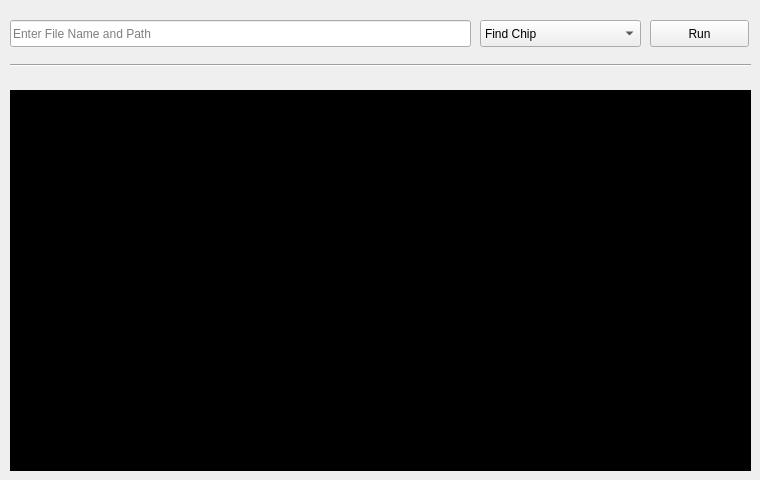
    <widget class="QWidget" name="tab_I2c">
     <attribute name="title">
      <string>       I2C      </string>
     </attribute>
     <widget class="QTextEdit" name="textEdit_I2cConsole">
      <property name="geometry">
       <rect>
        <x>10</x>
        <y>90</y>
        <width>741</width>
        <height>381</height>
       </rect>
      </property>
      <property name="palette">
       <palette>
        <active>
         <colorrole role="WindowText">
          <brush brushstyle="SolidPattern">
           <color alpha="255">
            <red>255</red>
            <green>255</green>
            <blue>255</blue>
           </color>
          </brush>
         </colorrole>
         <colorrole role="Button">
          <brush brushstyle="SolidPattern">
           <color alpha="255">
            <red>0</red>
            <green>0</green>
            <blue>0</blue>
           </color>
          </brush>
         </colorrole>
         <colorrole role="Light">
          <brush brushstyle="SolidPattern">
           <color alpha="255">
            <red>0</red>
            <green>0</green>
            <blue>0</blue>
           </color>
          </brush>
         </colorrole>
         <colorrole role="Midlight">
          <brush brushstyle="SolidPattern">
           <color alpha="255">
            <red>0</red>
            <green>0</green>
            <blue>0</blue>
           </color>
          </brush>
         </colorrole>
         <colorrole role="Dark">
          <brush brushstyle="SolidPattern">
           <color alpha="255">
            <red>0</red>
            <green>0</green>
            <blue>0</blue>
           </color>
          </brush>
         </colorrole>
         <colorrole role="Mid">
          <brush brushstyle="SolidPattern">
           <color alpha="255">
            <red>0</red>
            <green>0</green>
            <blue>0</blue>
           </color>
          </brush>
         </colorrole>
         <colorrole role="Text">
          <brush brushstyle="SolidPattern">
           <color alpha="255">
            <red>255</red>
            <green>255</green>
            <blue>255</blue>
           </color>
          </brush>
         </colorrole>
         <colorrole role="BrightText">
          <brush brushstyle="SolidPattern">
           <color alpha="255">
            <red>255</red>
            <green>255</green>
            <blue>255</blue>
           </color>
          </brush>
         </colorrole>
         <colorrole role="ButtonText">
          <brush brushstyle="SolidPattern">
           <color alpha="255">
            <red>255</red>
            <green>255</green>
            <blue>255</blue>
           </color>
          </brush>
         </colorrole>
         <colorrole role="Base">
          <brush brushstyle="SolidPattern">
           <color alpha="255">
            <red>0</red>
            <green>0</green>
            <blue>0</blue>
           </color>
          </brush>
         </colorrole>
         <colorrole role="Window">
          <brush brushstyle="SolidPattern">
           <color alpha="255">
            <red>0</red>
            <green>0</green>
            <blue>0</blue>
           </color>
          </brush>
         </colorrole>
         <colorrole role="Shadow">
          <brush brushstyle="SolidPattern">
           <color alpha="255">
            <red>0</red>
            <green>0</green>
            <blue>0</blue>
           </color>
          </brush>
         </colorrole>
         <colorrole role="AlternateBase">
          <brush brushstyle="SolidPattern">
           <color alpha="255">
            <red>0</red>
            <green>0</green>
            <blue>0</blue>
           </color>
          </brush>
         </colorrole>
         <colorrole role="ToolTipBase">
          <brush brushstyle="SolidPattern">
           <color alpha="255">
            <red>255</red>
            <green>255</green>
            <blue>220</blue>
           </color>
          </brush>
         </colorrole>
         <colorrole role="ToolTipText">
          <brush brushstyle="SolidPattern">
           <color alpha="255">
            <red>0</red>
            <green>0</green>
            <blue>0</blue>
           </color>
          </brush>
         </colorrole>
        </active>
        <inactive>
         <colorrole role="WindowText">
          <brush brushstyle="SolidPattern">
           <color alpha="255">
            <red>255</red>
            <green>255</green>
            <blue>255</blue>
           </color>
          </brush>
         </colorrole>
         <colorrole role="Button">
          <brush brushstyle="SolidPattern">
           <color alpha="255">
            <red>0</red>
            <green>0</green>
            <blue>0</blue>
           </color>
          </brush>
         </colorrole>
         <colorrole role="Light">
          <brush brushstyle="SolidPattern">
           <color alpha="255">
            <red>0</red>
            <green>0</green>
            <blue>0</blue>
           </color>
          </brush>
         </colorrole>
         <colorrole role="Midlight">
          <brush brushstyle="SolidPattern">
           <color alpha="255">
            <red>0</red>
            <green>0</green>
            <blue>0</blue>
           </color>
          </brush>
         </colorrole>
         <colorrole role="Dark">
          <brush brushstyle="SolidPattern">
           <color alpha="255">
            <red>0</red>
            <green>0</green>
            <blue>0</blue>
           </color>
          </brush>
         </colorrole>
         <colorrole role="Mid">
          <brush brushstyle="SolidPattern">
           <color alpha="255">
            <red>0</red>
            <green>0</green>
            <blue>0</blue>
           </color>
          </brush>
         </colorrole>
         <colorrole role="Text">
          <brush brushstyle="SolidPattern">
           <color alpha="255">
            <red>255</red>
            <green>255</green>
            <blue>255</blue>
           </color>
          </brush>
         </colorrole>
         <colorrole role="BrightText">
          <brush brushstyle="SolidPattern">
           <color alpha="255">
            <red>255</red>
            <green>255</green>
            <blue>255</blue>
           </color>
          </brush>
         </colorrole>
         <colorrole role="ButtonText">
          <brush brushstyle="SolidPattern">
           <color alpha="255">
            <red>255</red>
            <green>255</green>
            <blue>255</blue>
           </color>
          </brush>
         </colorrole>
         <colorrole role="Base">
          <brush brushstyle="SolidPattern">
           <color alpha="255">
            <red>0</red>
            <green>0</green>
            <blue>0</blue>
           </color>
          </brush>
         </colorrole>
         <colorrole role="Window">
          <brush brushstyle="SolidPattern">
           <color alpha="255">
            <red>0</red>
            <green>0</green>
            <blue>0</blue>
           </color>
          </brush>
         </colorrole>
         <colorrole role="Shadow">
          <brush brushstyle="SolidPattern">
           <color alpha="255">
            <red>0</red>
            <green>0</green>
            <blue>0</blue>
           </color>
          </brush>
         </colorrole>
         <colorrole role="AlternateBase">
          <brush brushstyle="SolidPattern">
           <color alpha="255">
            <red>0</red>
            <green>0</green>
            <blue>0</blue>
           </color>
          </brush>
         </colorrole>
         <colorrole role="ToolTipBase">
          <brush brushstyle="SolidPattern">
           <color alpha="255">
            <red>255</red>
            <green>255</green>
            <blue>220</blue>
           </color>
          </brush>
         </colorrole>
         <colorrole role="ToolTipText">
          <brush brushstyle="SolidPattern">
           <color alpha="255">
            <red>0</red>
            <green>0</green>
            <blue>0</blue>
           </color>
          </brush>
         </colorrole>
        </inactive>
        <disabled>
         <colorrole role="WindowText">
          <brush brushstyle="SolidPattern">
           <color alpha="255">
            <red>0</red>
            <green>0</green>
            <blue>0</blue>
           </color>
          </brush>
         </colorrole>
         <colorrole role="Button">
          <brush brushstyle="SolidPattern">
           <color alpha="255">
            <red>0</red>
            <green>0</green>
            <blue>0</blue>
           </color>
          </brush>
         </colorrole>
         <colorrole role="Light">
          <brush brushstyle="SolidPattern">
           <color alpha="255">
            <red>0</red>
            <green>0</green>
            <blue>0</blue>
           </color>
          </brush>
         </colorrole>
         <colorrole role="Midlight">
          <brush brushstyle="SolidPattern">
           <color alpha="255">
            <red>0</red>
            <green>0</green>
            <blue>0</blue>
           </color>
          </brush>
         </colorrole>
         <colorrole role="Dark">
          <brush brushstyle="SolidPattern">
           <color alpha="255">
            <red>0</red>
            <green>0</green>
            <blue>0</blue>
           </color>
          </brush>
         </colorrole>
         <colorrole role="Mid">
          <brush brushstyle="SolidPattern">
           <color alpha="255">
            <red>0</red>
            <green>0</green>
            <blue>0</blue>
           </color>
          </brush>
         </colorrole>
         <colorrole role="Text">
          <brush brushstyle="SolidPattern">
           <color alpha="255">
            <red>0</red>
            <green>0</green>
            <blue>0</blue>
           </color>
          </brush>
         </colorrole>
         <colorrole role="BrightText">
          <brush brushstyle="SolidPattern">
           <color alpha="255">
            <red>255</red>
            <green>255</green>
            <blue>255</blue>
           </color>
          </brush>
         </colorrole>
         <colorrole role="ButtonText">
          <brush brushstyle="SolidPattern">
           <color alpha="255">
            <red>0</red>
            <green>0</green>
            <blue>0</blue>
           </color>
          </brush>
         </colorrole>
         <colorrole role="Base">
          <brush brushstyle="SolidPattern">
           <color alpha="255">
            <red>0</red>
            <green>0</green>
            <blue>0</blue>
           </color>
          </brush>
         </colorrole>
         <colorrole role="Window">
          <brush brushstyle="SolidPattern">
           <color alpha="255">
            <red>0</red>
            <green>0</green>
            <blue>0</blue>
           </color>
          </brush>
         </colorrole>
         <colorrole role="Shadow">
          <brush brushstyle="SolidPattern">
           <color alpha="255">
            <red>0</red>
            <green>0</green>
            <blue>0</blue>
           </color>
          </brush>
         </colorrole>
         <colorrole role="AlternateBase">
          <brush brushstyle="SolidPattern">
           <color alpha="255">
            <red>0</red>
            <green>0</green>
            <blue>0</blue>
           </color>
          </brush>
         </colorrole>
         <colorrole role="ToolTipBase">
          <brush brushstyle="SolidPattern">
           <color alpha="255">
            <red>255</red>
            <green>255</green>
            <blue>220</blue>
           </color>
          </brush>
         </colorrole>
         <colorrole role="ToolTipText">
          <brush brushstyle="SolidPattern">
           <color alpha="255">
            <red>0</red>
            <green>0</green>
            <blue>0</blue>
           </color>
          </brush>
         </colorrole>
        </disabled>
       </palette>
      </property>
      <property name="readOnly">
       <bool>true</bool>
      </property>
     </widget>
     <widget class="Line" name="line_4">
      <property name="geometry">
       <rect>
        <x>10</x>
        <y>55</y>
        <width>741</width>
        <height>21</height>
       </rect>
      </property>
      <property name="orientation">
       <enum>Qt::Horizontal</enum>
      </property>
     </widget>
     <widget class="QLineEdit" name="lineEdit_I2cFilePath">
      <property name="geometry">
       <rect>
        <x>10</x>
        <y>20</y>
        <width>461</width>
        <height>27</height>
       </rect>
      </property>
      <property name="placeholderText">
       <string>Enter File Name and Path</string>
      </property>
     </widget>
     <widget class="QComboBox" name="comboBox_I2cOperation">
      <property name="geometry">
       <rect>
        <x>480</x>
        <y>20</y>
        <width>161</width>
        <height>27</height>
       </rect>
      </property>
      <item>
       <property name="text">
        <string>Find Chip</string>
       </property>
      </item>
      <item>
       <property name="text">
        <string>Read</string>
       </property>
      </item>
      <item>
       <property name="text">
        <string>Write</string>
       </property>
      </item>
      <item>
       <property name="text">
        <string>Erase</string>
       </property>
      </item>
     </widget>
     <widget class="QPushButton" name="pushButton_I2cRun">
      <property name="geometry">
       <rect>
        <x>650</x>
        <y>20</y>
        <width>99</width>
        <height>27</height>
       </rect>
      </property>
      <property name="text">
       <string>Run</string>
      </property>
      <property name="checkable">
       <bool>false</bool>
      </property>
     </widget>
    </widget>
